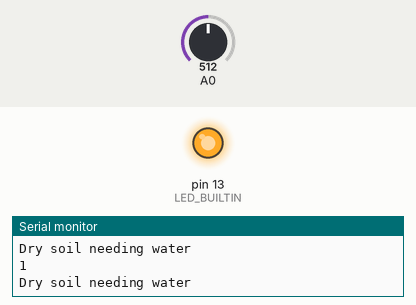
Bench run of a sketch on a simulated Arduino Uno, built with avr-gcc and run on an emulated ATmega328P. On the bench: output pins drawn as LEDs (lit = HIGH), the last lines printed to the serial monitor. The inputs (shaded band) are chosen by the test bench; at power-on: A0 = 512.

Above: at 2.8 s.
2.9 s: A0 set to 395
5.6 s: A0 set to 371
At 6.3 s:
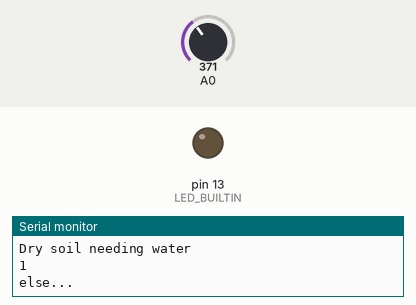
8.3 s: A0 set to 390
At 10.6 s:
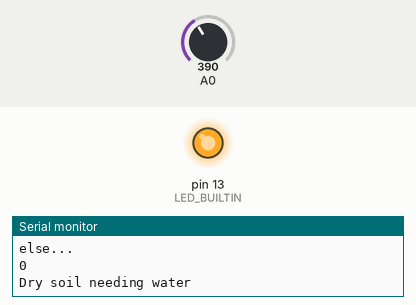
11.5 s: A0 set to 370
At 13.3 s:
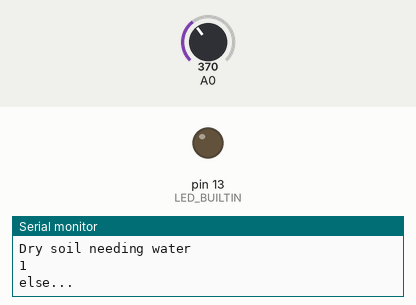
Timing chart, 0 to 14.8 s (numbered marks = the images above; inputs shaded):
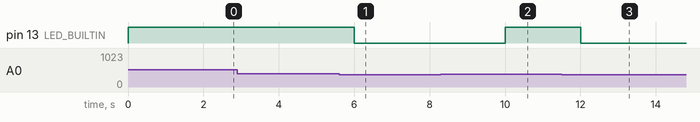

Measured:
- the behaviour switches between 381 and 380 on A0 (found by bisection; images 0 and 1)
- after the input at 5.6 s, pin 13 (LED_BUILTIN): HIGH → LOW after 0.40 s
- after the input at 8.3 s, pin 13 (LED_BUILTIN): LOW → HIGH after 1.7 s
- after the input at 11.5 s, pin 13 (LED_BUILTIN): HIGH → LOW after 0.50 s

The sketch:

relay_analog_read.ino
```cpp
int state = 0;

void setup() {
  // put your setup code here, to run once:
pinMode(LED_BUILTIN, OUTPUT);
}

void loop() {
  Serial.begin(9600);
  // put your main code here, to run repeatedly:
  int value = analogRead(A0);
  if (value > 380) {
    Serial.println("Dry soil needing water");
    if (state == 0) {
      digitalWrite(LED_BUILTIN, HIGH);
    }
    state = 1;
  } else {
    Serial.println("else...");
    if (state == 1) {
      digitalWrite(LED_BUILTIN, LOW);
    }
    state = 0;
  }
  delay(2000);
  Serial.println(state);
}
```
